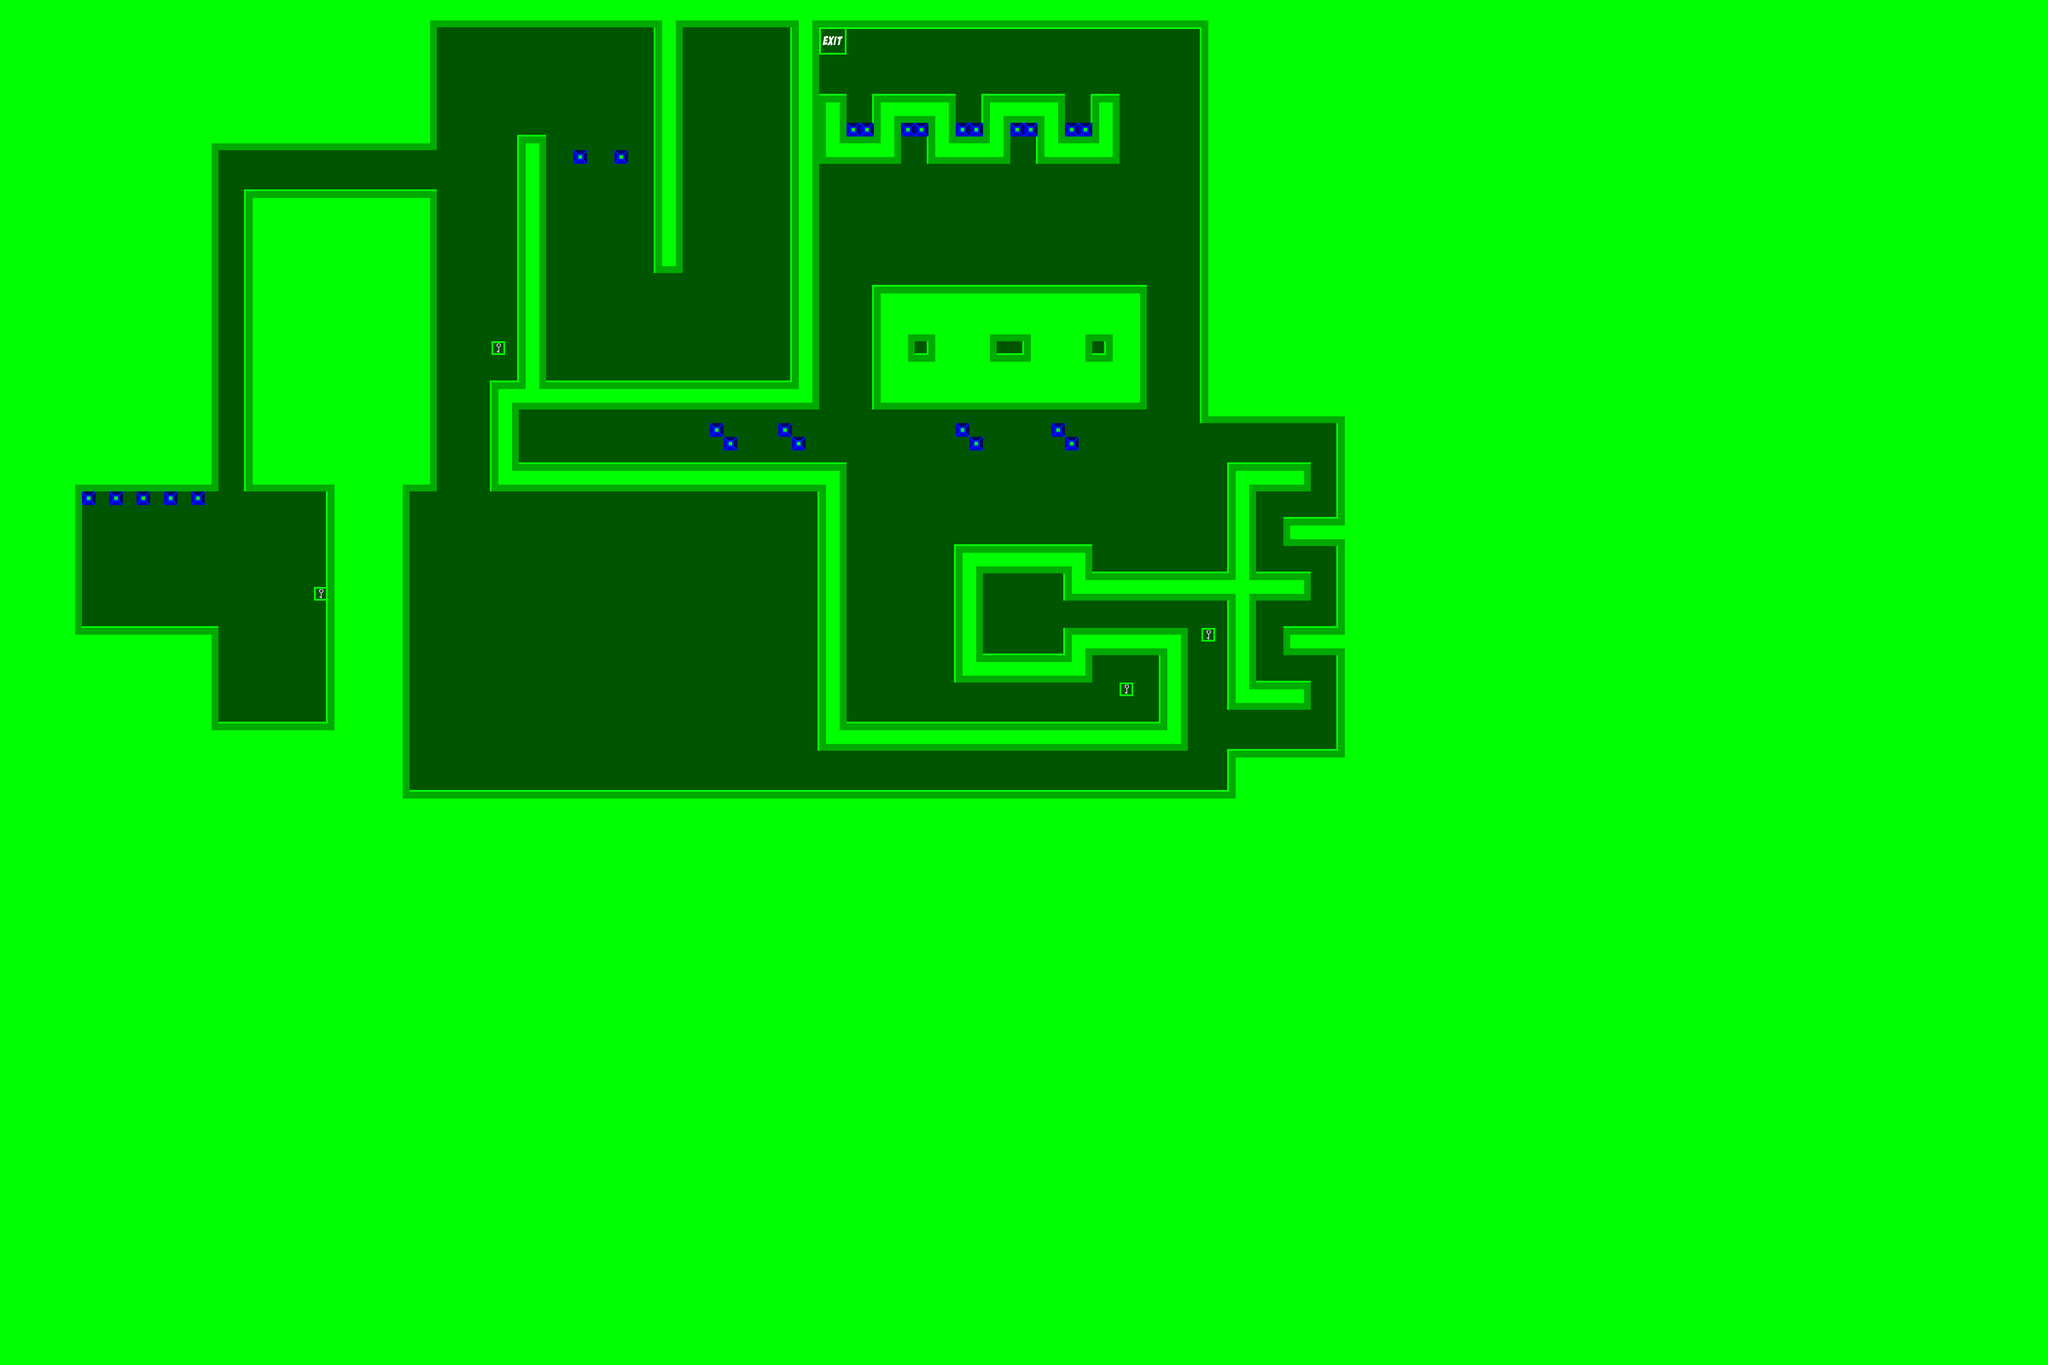

Rendered tile map (Tiled .tmx) drawn with the repository's tilesets; below, a short description and the map source with its tile grids summarised:
An orthogonal 150x100 tile map with 32x32 px tiles, 3 tile layers (ground, coloring, decorations) and 112 objects (25x generator, 19x bean, 2x door-01, door-02, key-01, ...).

<map version="1.10" tiledversion="1.11.2" orientation="orthogonal" renderorder="right-down" width="150" height="100" tilewidth="32" tileheight="32" infinite="0" nextlayerid="10" nextobjectid="157">
 <editorsettings>
  <export target="map-02.lua" format="lua" />
 </editorsettings>
 <properties>
  <property name="exit_to" value="map-67" />
 </properties>
 <tileset firstgid="1" name="tileset-03" tilewidth="32" tileheight="32" tilecount="1200" columns="60">
  <image source="tileset-03.png" width="1920" height="640" />
 </tileset>
 <layer id="1" name="ground" width="150" height="100">
  <data>[15000 cells, 15000 non-empty, 53 distinct tile ids]</data>
 </layer>
 <layer id="2" name="coloring" width="150" height="100">
  <data>[15000 cells, 576 non-empty, 8 distinct tile ids]</data>
 </layer>
 <layer id="3" name="decorations" width="150" height="100">
  <data>[15000 cells, 0 non-empty, 0 distinct tile ids]</data>
 </layer>
 <objectgroup id="5" name="triggers">
  <object id="67" name="door-02" x="1024" y="896" width="128" height="64">
   <properties>
    <property name="color" value="green" />
   </properties>
  </object>
  <object id="68" name="door-01" x="1024" y="1088" width="128" height="64">
   <properties>
    <property name="color" value="green" />
   </properties>
  </object>
  <object id="69" name="key-01" x="1152" y="800" width="32" height="32" />
  <object id="70" name="key-02" x="736" y="1376" width="32" height="32" />
  <object id="71" name="door-03" x="2880" y="1664" width="64" height="96">
   <properties>
    <property name="color" value="green" />
   </properties>
  </object>
  <object id="72" name="key-03" x="2816" y="1472" width="32" height="32" />
  <object id="73" name="door-01" x="960" y="352" width="64" height="96">
   <properties>
    <property name="color" value="green" />
   </properties>
  </object>
  <object id="110" name="door-04" x="2496" y="1408" width="64" height="64" />
  <object id="111" name="key-04" x="2624" y="1600" width="32" height="32" />
 </objectgroup>
 <objectgroup id="9" name="powerups">
  <object id="99" name="bean" x="2336" y="1376" width="32" height="32" />
  <object id="100" name="bean" x="2368" y="1408" width="32" height="32" />
  <object id="101" name="bean" x="2336" y="1440" width="32" height="32" />
  <object id="102" name="bean" x="2368" y="1472" width="32" height="32" />
  <object id="103" name="bean" x="2336" y="1504" width="32" height="32" />
  <object id="104" name="bean" x="2400" y="1504" width="32" height="32" />
  <object id="105" name="bean" x="2432" y="1472" width="32" height="32" />
  <object id="106" name="bean" x="2400" y="1440" width="32" height="32" />
  <object id="107" name="bean" x="2432" y="1408" width="32" height="32" />
  <object id="108" name="bean" x="2400" y="1376" width="32" height="32" />
  <object id="112" name="bean" x="2464" y="1376" width="32" height="32" />
  <object id="113" name="bean" x="2464" y="1440" width="32" height="32" />
  <object id="114" name="bean" x="2464" y="1504" width="32" height="32" />
  <object id="115" name="bean" x="1664" y="512" width="32" height="32" />
  <object id="116" name="bean" x="1728" y="512" width="32" height="32" />
  <object id="117" name="bean" x="1760" y="544" width="32" height="32" />
  <object id="118" name="bean" x="1696" y="544" width="32" height="32" />
  <object id="120" name="bean" x="1664" y="576" width="32" height="32" />
  <object id="121" name="bean" x="1728" y="576" width="32" height="32" />
 </objectgroup>
 <objectgroup id="6" name="walls">
  <object id="3" x="448" y="288" width="512" height="32" />
  <object id="4" x="960" y="32" width="64" height="288" />
  <object id="5" x="1536" y="32" width="64" height="576" />
  <object id="6" x="1856" y="32" width="64" height="864" />
  <object id="7" x="1152" y="896" width="768" height="32" />
  <object id="10" x="576" y="448" width="448" height="32" />
  <object id="11" x="896" y="1088" width="128" height="32" />
  <object id="12" x="1152" y="1088" width="832" height="32" />
  <object id="13" x="2048" y="672" width="640" height="256" />
  <object id="14" x="2304" y="224" width="192" height="64" />
  <object id="16" x="2048" y="224" width="192" height="64" />
  <object id="17" x="2176" y="320" width="192" height="32" />
  <object id="18" x="2432" y="320" width="192" height="32" />
  <object id="19" x="1920" y="320" width="192" height="32" />
  <object id="20" x="2560" y="224" width="64" height="96" />
  <object id="21" x="2432" y="288" width="64" height="32" />
  <object id="22" x="2304" y="288" width="64" height="32" />
  <object id="23" x="2176" y="288" width="64" height="32" />
  <object id="24" x="2048" y="288" width="64" height="32" />
  <object id="25" x="1920" y="224" width="64" height="96" />
  <object id="26" x="1216" y="320" width="64" height="576" />
  <object id="27" x="768" y="1120" width="64" height="576" />
  <object id="28" x="448" y="320" width="64" height="800" />
  <object id="29" x="640" y="1088" width="192" height="32" />
  <object id="30" x="128" y="1088" width="320" height="32" />
  <object id="31" x="128" y="1120" width="64" height="384" />
  <object id="32" x="192" y="1472" width="320" height="32" />
  <object id="33" x="448" y="1504" width="64" height="192" />
  <object id="34" x="448" y="1696" width="384" height="32" />
  <object id="35" x="576" y="480" width="64" height="640" />
  <object id="36" x="3008" y="1472" width="128" height="32" />
  <object id="37" x="3008" y="1216" width="128" height="32" />
  <object id="38" x="2944" y="1344" width="128" height="32" />
  <object id="39" x="2944" y="1600" width="128" height="32" />
  <object id="40" x="2880" y="1760" width="256" height="32" />
  <object id="41" x="2880" y="1088" width="192" height="32" />
  <object id="42" x="2880" y="928" width="320" height="32" />
  <object id="43" x="3136" y="960" width="64" height="832" />
  <object id="44" x="2880" y="1120" width="64" height="512" />
  <object id="45" x="2496" y="1344" width="384" height="32" />
  <object id="46" x="2496" y="1280" width="64" height="64" />
  <object id="47" x="2240" y="1280" width="256" height="32" />
  <object id="48" x="2240" y="1312" width="64" height="256" />
  <object id="49" x="2304" y="1536" width="192" height="32" />
  <object id="50" x="2496" y="1472" width="64" height="96" />
  <object id="51" x="2560" y="1472" width="224" height="32" />
  <object id="52" x="2720" y="1504" width="64" height="224" />
  <object id="53" x="1984" y="1696" width="736" height="32" />
  <object id="54" x="1920" y="1120" width="64" height="608" />
  <object id="55" x="2816" y="32" width="64" height="928" />
  <object id="56" x="960" y="0" width="1920" height="32" />
  <object id="58" x="2880" y="1792" width="64" height="96" />
  <object id="59" x="960" y="1856" width="1920" height="32" />
  <object id="60" x="896" y="1120" width="64" height="768" />
  <object id="61" x="1152" y="928" width="64" height="160" />
  <object id="62" x="960" y="480" width="64" height="416" />
  <object id="66" x="960" y="896" width="64" height="192" />
 </objectgroup>
 <objectgroup id="7" name="generators">
  <object id="124" name="generator" x="1344" y="352" width="32" height="32">
   <properties>
    <property name="spawnrate" type="float" value="2" />
   </properties>
  </object>
  <object id="129" name="generator" x="1440" y="352" width="32" height="32">
   <properties>
    <property name="spawnrate" type="float" value="2" />
   </properties>
  </object>
  <object id="130" name="generator" x="1984" y="288" width="32" height="32">
   <properties>
    <property name="spawnrate" type="float" value="2" />
   </properties>
  </object>
  </objectgroup>
 <objectgroup id="8" name="enter_exit">
  <!-- 2 objects omitted --></objectgroup>
</map>
<!-- 24 of 112 objects omitted -->
